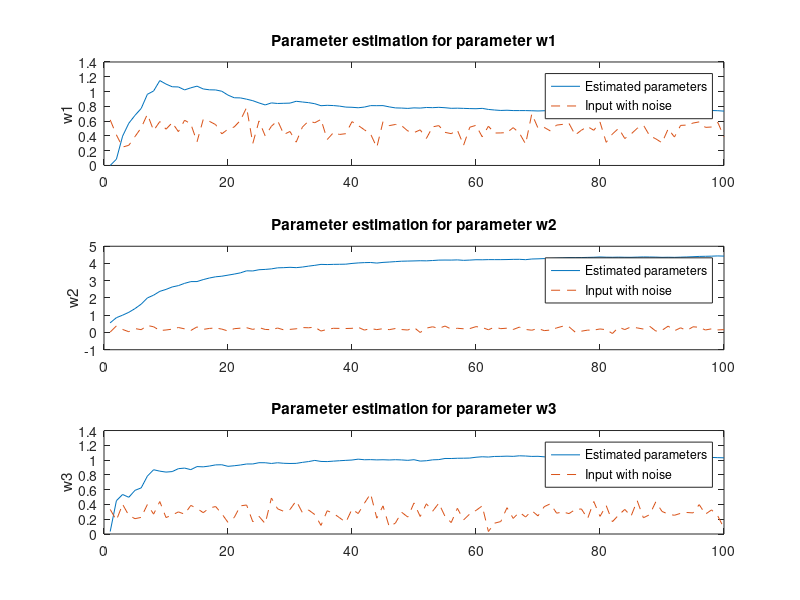

MATLAB code to generate this figure:
what = [0.000000000000000000	0.560908913612365720	0.033768590539693832	
0.084509871900081635	0.858950674533843990	0.450473219156265260	
0.396473735570907590	1.003655910491943400	0.534590363502502440	
0.571072995662689210	1.169208168983459500	0.496839225292205810	
0.677937328815460210	1.385000586509704600	0.590805292129516600	
0.771522760391235350	1.643971323966980000	0.624034702777862550	
0.962980151176452640	2.003983974456787100	0.783914685249328610	
1.007474303245544400	2.163739681243896500	0.869562208652496340	
1.148370504379272500	2.385002851486206100	0.850336551666259770	
1.101202964782714800	2.497637033462524400	0.837648034095764160	
1.064562678337097200	2.639953851699829100	0.844584047794342040	
1.062323808670043900	2.717959642410278300	0.883983790874481200	
1.022207498550415000	2.849797010421752900	0.891785800457000730	
1.050391197204589800	2.949877262115478500	0.870805501937866210	
1.073011755943298300	2.953131914138793900	0.912173151969909670	
1.035166263580322300	3.066079139709472700	0.908731400966644290	
1.023494005203247100	3.158595323562622100	0.919398486614227290	
1.021840572357177700	3.229186773300170900	0.935126304626464840	
1.004046201705932600	3.263650178909301800	0.936926484107971190	
0.951733052730560300	3.325324535369873000	0.915718674659729000	
0.915943443775177000	3.386396646499633800	0.923432946205139160	
0.914077699184417720	3.457521438598632800	0.933485448360443120	
0.896550953388214110	3.575914621353149400	0.947257637977600100	
0.876355469226837160	3.568055152893066400	0.947694003582000730	
0.845854640007019040	3.638883590698242200	0.964617013931274410	
0.818875789642333980	3.657509565353393600	0.964140295982360840	
0.846339464187622070	3.688561916351318400	0.954485416412353520	
0.838714778423309330	3.748603343963623000	0.963970363140106200	
0.841116666793823240	3.759328603744506800	0.956777870655059810	
0.843563139438629150	3.779110908508300800	0.954238831996917720	
0.868378758430480960	3.759559869766235400	0.955616354942321780	
0.858610510826110840	3.794747114181518600	0.969209730625152590	
0.849832594394683840	3.847969532012939500	0.980048835277557370	
0.835338115692138670	3.893772363662719700	0.995757281780242920	
0.808383941650390630	3.948893308639526400	0.981815099716186520	
0.813778042793273930	3.938627719879150400	0.979868769645690920	
0.810362040996551510	3.949844598770141600	0.985869884490966800	
0.802687704563140870	3.954946756362915000	0.991415560245513920	
0.789654254913330080	3.961524486541748000	0.996348500251770020	
0.787088334560394290	4.003767967224121100	1.000964283943176300	
0.780608892440795900	4.033126831054687500	1.012751579284668000	
0.790039539337158200	4.050762653350830100	1.004688620567321800	
0.809599161148071290	4.058589935302734400	1.006274819374084500	
0.808844268321990970	4.025140762329101600	1.002817273139953600	
0.809718489646911620	4.064147472381591800	1.004653930664062500	
0.792729556560516360	4.084866523742675800	1.001659631729126000	
0.778749287128448490	4.109285831451416000	1.005253195762634300	
0.776474297046661380	4.132942199707031300	1.002191066741943400	
0.771992027759552000	4.141354084014892600	0.996760785579681400	
0.779127836227416990	4.149762153625488300	1.005406260490417500	
0.776350855827331540	4.159951210021972700	0.986427903175354000	
0.784434258937835690	4.154310226440429700	0.991275608539581300	
0.781943559646606450	4.173123836517334000	1.003509640693664600	
0.786396980285644530	4.196779251098632800	1.006600141525268600	
0.781163156032562260	4.200324058532714800	1.021932244300842300	
0.773252606391906740	4.198450088500976600	1.021520256996154800	
0.774988472461700440	4.209028720855712900	1.024860620498657200	
0.772305309772491460	4.183465957641601600	1.025683164596557600	
0.769390225410461430	4.198496818542480500	1.027567863464355500	
0.767694592475891110	4.218348503112793000	1.038591384887695300	
0.772350370883941650	4.215588092803955100	1.044986128807067900	
0.757992386817932130	4.225158214569091800	1.041283130645752000	
0.750164091587066650	4.224379062652587900	1.049274086952209500	
0.744248747825622560	4.224269866943359400	1.050334334373474100	
0.747148275375366210	4.229293823242187500	1.053288817405700700	
0.742620825767517090	4.240056991577148400	1.050646185874939000	
0.742417216300964360	4.242554187774658200	1.058033823966980000	
0.742359220981597900	4.222741603851318400	1.055263757705688500	
0.740179419517517090	4.261029720306396500	1.049873828887939500	
0.737256288528442380	4.270860671997070300	1.051371693611145000	
0.740354120731353760	4.284281730651855500	1.044350028038024900	
0.745499789714813230	4.292037010192871100	1.039743661880493200	
0.743406414985656740	4.307123184204101600	1.043635129928588900	
0.741341769695281980	4.323685169219970700	1.054058909416198700	
0.738471031188964840	4.340816020965576200	1.061987876892089800	
0.741502046585083010	4.338803768157959000	1.049553036689758300	
0.743649959564208980	4.345043182373046900	1.040976047515869100	
0.739723324775695800	4.354246616363525400	1.036505699157714800	
0.745374977588653560	4.362360477447509800	1.032352805137634300	
0.741572499275207520	4.379207134246826200	1.032335162162780800	
0.746853590011596680	4.366497993469238300	1.029505133628845200	
0.743638575077056880	4.361882209777832000	1.013421416282653800	
0.741224348545074460	4.368971347808837900	1.019610762596130400	
0.743808746337890630	4.361596584320068400	1.017520189285278300	
0.741720259189605710	4.359405517578125000	1.024545907974243200	
0.746331453323364260	4.370492458343505900	1.028182387351989700	
0.742701768875122070	4.380968093872070300	1.027831196784973100	
0.741463422775268550	4.376788616180419900	1.036660194396972700	
0.747707247734069820	4.371325492858886700	1.029746890068054200	
0.749902606010437010	4.357499122619628900	1.025265097618103000	
0.747903823852539060	4.363650798797607400	1.034198760986328100	
0.747666239738464360	4.357214450836181600	1.028213739395141600	
0.745958447456359860	4.368154048919677700	1.031783699989318800	
0.745186865329742430	4.379306793212890600	1.026919722557067900	
0.743176698684692380	4.393254756927490200	1.033555269241333000	
0.744583427906036380	4.410799026489257800	1.038687705993652300	
0.743320763111114500	4.417646408081054700	1.035560727119445800	
0.743544280529022220	4.426118850708007800	1.035891175270080600	
0.740887939929962160	4.438816547393798800	1.033041954040527300	
0.735223591327667240	4.428998470306396500	1.030795216560363800];	

d = [0.616438686847686770	0.023638010025024414	0.332385569810867310	
0.413115769624710080	0.381787836551666260	0.186369717121124270	
0.248771652579307560	0.176431953907012940	0.401924669742584230	
0.272635042667388920	0.043093752115964890	0.250795990228652950	
0.391064256429672240	0.227465450763702390	0.207386940717697140	
0.509897232055664060	0.162871554493904110	0.224855825304985050	
0.693581938743591310	0.405455708503723140	0.399480462074279790	
0.471741378307342530	0.331424742937088010	0.268881797790527340	
0.594200849533081050	0.113746456801891330	0.438966184854507450	
0.490213453769683840	0.144961178302764890	0.222576573491096500	
0.578700661659240720	0.193377047777175900	0.256555140018463130	
0.457224875688552860	0.288412064313888550	0.299189656972885130	
0.611960053443908690	0.210455507040023800	0.268157660961151120	
0.562500894069671630	0.116583570837974550	0.386903762817382810	
0.319338679313659670	0.323454529047012330	0.346927106380462650	
0.621461570262908940	0.179130405187606810	0.288542687892913820	
0.596928596496582030	0.235266566276550290	0.351113379001617430	
0.553097188472747800	0.260567963123321530	0.371691286563873290	
0.427729964256286620	0.196731120347976680	0.274072915315628050	
0.491003751754760740	0.086091510951519012	0.156629100441932680	
0.520747363567352290	0.220140039920806880	0.222696736454963680	
0.609592616558074950	0.250463962554931640	0.381221354007720950	
0.784463047981262210	0.277580946683883670	0.392165243625640870	
0.298410117626190190	0.178770840167999270	0.165038883686065670	
0.602636814117431640	0.283699840307235720	0.238894909620285030	
0.399223685264587400	0.176683217287063600	0.140260711312294010	
0.530231654644012450	0.162134781479835510	0.486470103263854980	
0.607183218002319340	0.258010238409042360	0.340716302394866940	
0.419861823320388790	0.150862276554107670	0.306278020143508910	
0.459372848272323610	0.180463820695877080	0.331402480602264400	
0.315283477306365970	0.214391559362411500	0.449689626693725590	
0.519385993480682370	0.284965246915817260	0.288629174232482910	
0.601173996925354000	0.273769766092300420	0.324661850929260250	
0.577810943126678470	0.308101624250411990	0.262889474630355830	
0.623082160949707030	0.083053305745124817	0.116375200450420380	
0.350619763135910030	0.183954581618309020	0.314749091863632200	
0.443932145833969120	0.242380350828170780	0.278642416000366210	
0.419500172138214110	0.237167686223983760	0.219725549221038820	
0.429979294538497920	0.230667650699615480	0.157362282276153560	
0.592929482460021970	0.240925282239913940	0.336065411567687990	
0.541074156761169430	0.300511837005615230	0.276809155941009520	
0.482459366321563720	0.139357358217239380	0.416294813156127930	
0.424482494592666630	0.228563755750656130	0.545337140560150150	
0.244740560650825500	0.167031913995742800	0.214112296700477600	
0.592894911766052250	0.220085471868515010	0.380614727735519410	
0.538834512233734130	0.164341703057289120	0.099053815007209778	
0.554620921611785890	0.228995651006698610	0.147686630487442020	
0.538382589817047120	0.170073211193084720	0.294745713472366330	
0.466658025979995730	0.143031328916549680	0.229110330343246460	
0.444159924983978270	0.292863279581069950	0.420290172100067140	
0.481577515602111820	-0.000448301434516907	0.237164273858070370	
0.366169184446334840	0.252940535545349120	0.408937454223632810	
0.522025585174560550	0.331000417470932010	0.307618081569671630	
0.539172649383544920	0.236498802900314330	0.416434168815612790	
0.448018133640289310	0.373094022274017330	0.238610118627548220	
0.430225819349288940	0.197085499763488770	0.154598355293273930	
0.476547420024871830	0.243712574243545530	0.347191989421844480	
0.274802625179290770	0.214816838502883910	0.190607562661170960	
0.517610251903533940	0.226597636938095090	0.271585017442703250	
0.542842864990234380	0.339727848768234250	0.318644046783447270	
0.387497872114181520	0.288778245449066160	0.380388170480728150	
0.530939459800720210	0.158881038427352910	0.033909633755683899	
0.438901275396347050	0.309542089700698850	0.146532252430915830	
0.440097361803054810	0.222460329532623290	0.168691128492355350	
0.445070207118988040	0.249560326337814330	0.355871677398681640	
0.511629343032836910	0.173590481281280520	0.210985139012336730	
0.438276112079620360	0.310822874307632450	0.295851826667785640	
0.289454668760299680	0.174740880727767940	0.229608833789825440	
0.699321627616882320	0.131935611367225650	0.315702706575393680	
0.505562186241149900	0.230185717344284060	0.244677603244781490	
0.514738380908966060	0.107953183352947240	0.369869112968444820	
0.466612517833709720	0.140981465578079220	0.409110009670257570	
0.545853674411773680	0.264096289873123170	0.281972646713256840	
0.556135058403015140	0.363592714071273800	0.297708779573440550	
0.568289160728454590	0.329669058322906490	0.276241838932037350	
0.412841707468032840	0.020868971943855286	0.330744028091430660	
0.476969420909881590	0.075154922902584076	0.339025437831878660	
0.525933861732482910	0.136748462915420530	0.208425775170326230	
0.475671470165252690	0.139293059706687930	0.439455807209014890	
0.587353825569152830	0.204489350318908690	0.238685354590415950	
0.313022434711456300	0.161043316125869750	0.384015321731567380	
0.425146400928497310	-0.059620551764965057	0.166087269783020020	
0.502398371696472170	0.306073278188705440	0.256307154893875120	
0.364262014627456670	0.168935894966125490	0.332510411739349370	
0.424486219882965090	0.325100868940353390	0.240272164344787600	
0.502387702465057370	0.265022754669189450	0.450730502605438230	
0.546114027500152590	0.198914736509323120	0.219665542244911190	
0.403239548206329350	0.363541692495346070	0.260932683944702150	
0.360210299491882320	0.081950485706329346	0.435640931129455570	
0.306539148092269900	0.126143112778663640	0.305341958999633790	
0.495806723833084110	0.368793368339538570	0.269114732742309570	
0.384618937969207760	0.097118727862834930	0.253301352262496950	
0.542069673538208010	0.271301656961441040	0.279540270566940310	
0.546344757080078130	0.112410098314285280	0.290927499532699580	
0.573647499084472660	0.330672621726989750	0.285655617713928220	
0.589587032794952390	0.301806539297103880	0.397534877061843870	
0.515320956707000730	0.145894661545753480	0.268490731716156010	
0.520167887210845950	0.211785808205604550	0.326257348060607910	
0.582706212997436520	0.149161264300346370	0.243458509445190430	
0.386968761682510380	0.166426852345466610	0.078627802431583405];


[M, N] = size(what);

for k = 1:N                                 
  subplot(3,1,k);
  plot(1:M, what(:,k), '-', 1:M, d(:, k), '--');
  title(sprintf('Parameter estimation for parameter w%i', k));
  ylabel(sprintf('w%i', k));
  legend('Estimated parameters', 'Input with noise')
end